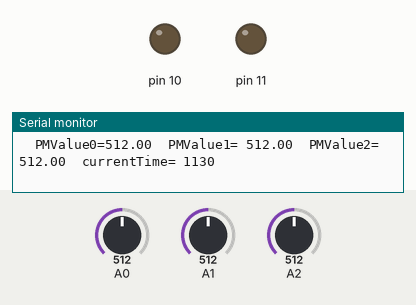
A sketch run on a simulated Arduino Uno, built with avr-gcc and run on an emulated ATmega328P. Shown: output pins drawn as LEDs (lit = HIGH), the last lines printed to the serial monitor. Dashed ring = blinking. The inputs (shaded band) are chosen by the test bench; at power-on: A2 = 512, A1 = 512, A0 = 512.

Above: at 1.2 s.
1.3 s: A2 set to 1023
At 2.2 s:
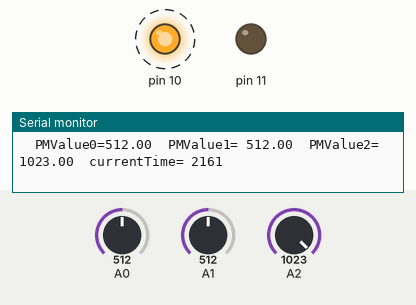
4.3 s: A1 set to 716
7.3 s: A2 set to 1013
At 8.1 s:
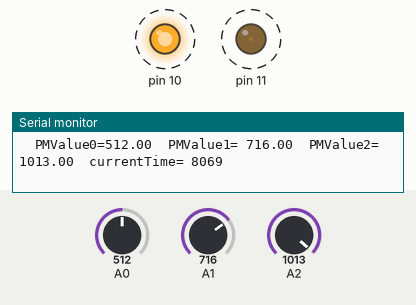
10.3 s: A1 set to 0
At 11.0 s:
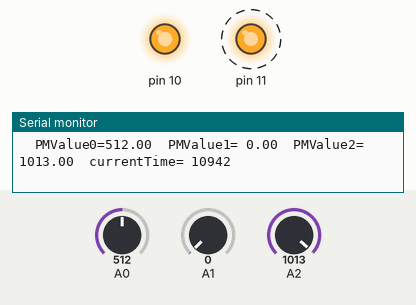
13.3 s: A0 set to 107
At 13.65 s:
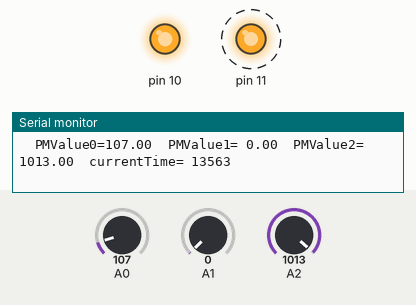
16.3 s: A0 set to 95
Timing chart, 0 to 20.3 s (numbered marks = the images above; inputs shaded):
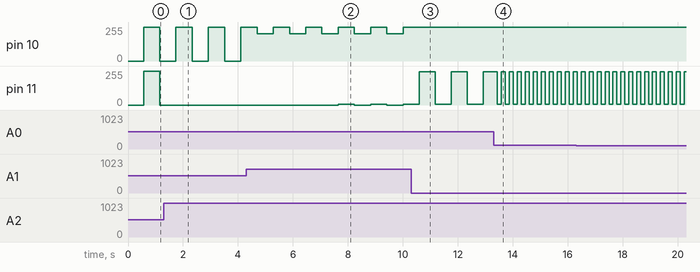

Measured:
- the behaviour switches between 1022 and 1021 on A2 (found by bisection; images 1 and 2)
- after the input at 1.3 s, pin 11: stops changing and stays 0/255
- after the input at 7.3 s, pin 11: alternates 6/255 for 0.59 s and 0/255 for 0.59 s, starting after 0.35 s
- after the input at 10.3 s, pin 10: stops changing and stays 255/255
- after the input at 13.3 s, pin 11: alternates 250/255 for 0.15 s and 6/255 for 0.15 s, starting after 0.14 s
- by itself, pin 10: alternates 255/255 for 0.59 s and 204/255 for 0.59 s

The sketch:

LED_all.ino
```cpp
  unsigned long currentTime;
  unsigned long previousTime;
  float PMValue0;
  float PMValue1;
  float PMValue2;
  float LEDsituation10;
  float LEDsituation11;
  float Color0;
  float Color1;
  float Out10;
  float Out11;

void setup() {
  // put your setup code here, to run once:
Serial.begin(9600);
pinMode(10, OUTPUT);
pinMode(11, OUTPUT);

}

void loop() {
  // put your main code here, to run repeatedly:

  map(PMValue1, 0, 1023, 0, 255);

  PMValue0 = analogRead(A0);
  Serial.print("\t" "PMValue0=");
  Serial.print(PMValue0);

  PMValue1 = analogRead(A1);
  Serial.print("\t" "PMValue1= ");
  Serial.print(PMValue1);

  PMValue2 = analogRead(A2);
  Serial.print("\t" "PMValue2= ");
  Serial.print(PMValue2);


  currentTime = millis();
  Serial.print("\t" "currentTime= ");
  Serial.println(currentTime);

  Color0 = PMValue2 / 1023;
  Color1 = (1023 - PMValue2) / 1023;
  Out10 = (Color0 * PMValue1);
  Out11 = (Color1 * PMValue1);

  if (currentTime - previousTime >= PMValue0) {
    analogWrite(10, Out10 - LEDsituation10);
    analogWrite(11, Out11 - LEDsituation11);
    LEDsituation10 = Out10 - LEDsituation10;
    LEDsituation11 = Out11 - LEDsituation11;
//    Serial.print("LEDsituation= ");
//    Serial.println(LEDsituation);
     previousTime = millis();
  }


}
```
